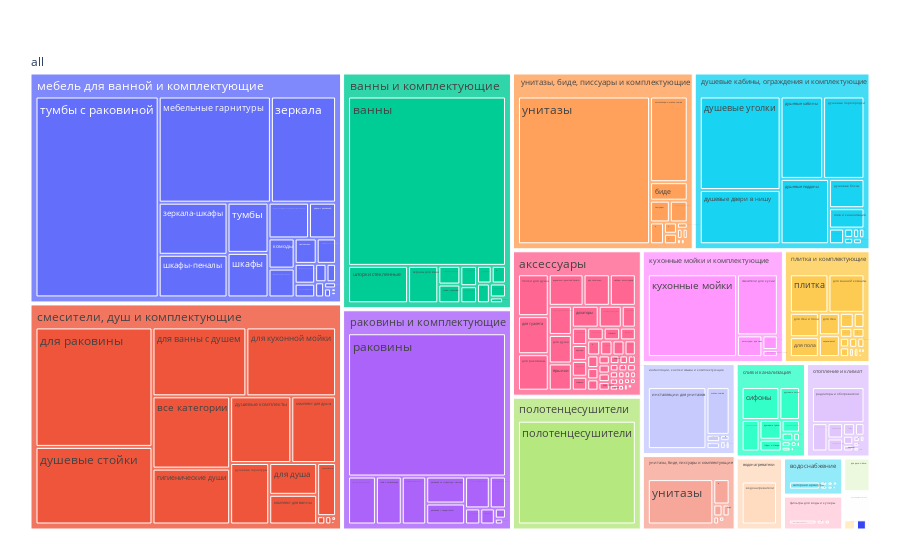

The cell this chart's notebook holds for it:
### Code cell
hide_sloution()

ct = categ_sql()
categories1(ct)

### Figure 1 — Plotly figure (JSON) as saved in the notebook; plotly's stock layout.template omitted (floating-point values rounded to 4 significant figures; data arrays with more than 128 entries replaced by an {"elided": "..."} marker saying what was removed)
{"data": [{"branchvalues": "total", "domain": {"x": [0, 1], "y": [0, 1]}, "hovertemplate": "labels=%{label}<br>count_sum=%{value}<br>parent=%{parent}<br>id=%{id}<extra></extra>", "ids": {"elided": "348 str values"}, "labels": {"elided": "348 str values"}, "name": "", "parents": {"elided": "348 str values"}, "type": "treemap", "values": {"elided": "348 int values"}}], "layout": {"legend": {"tracegroupgap": 0}, "margin": {"b": 25, "l": 25, "r": 25, "t": 50}}}
